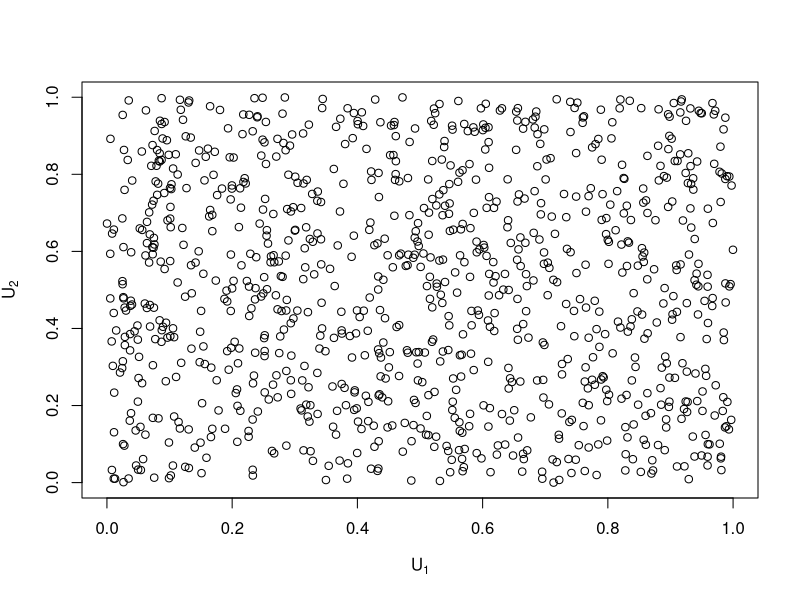
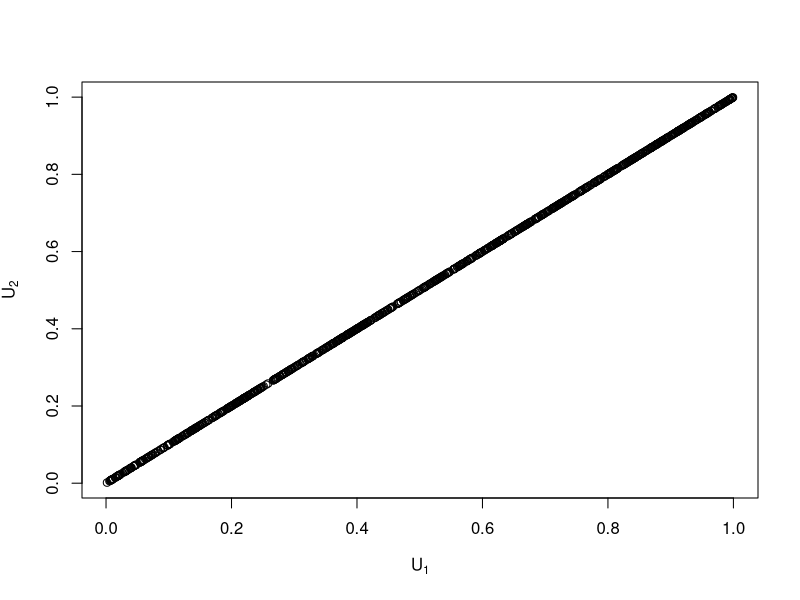
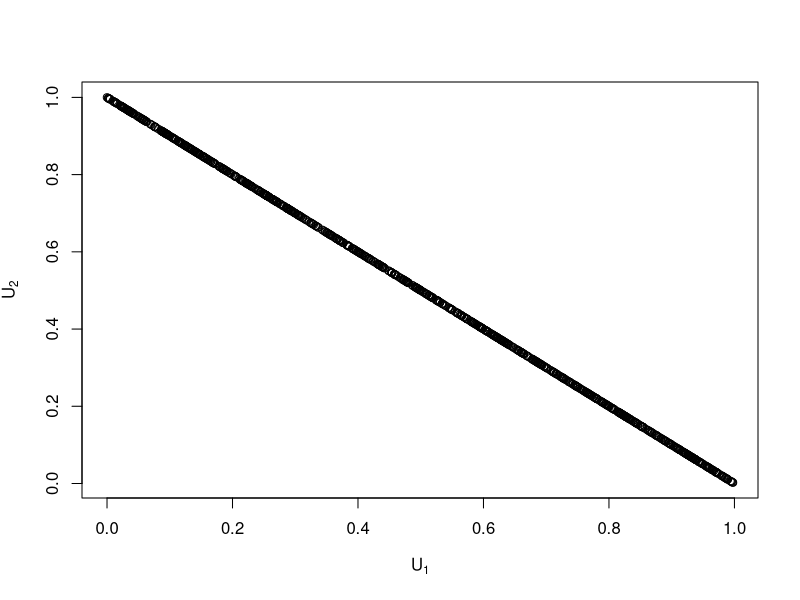
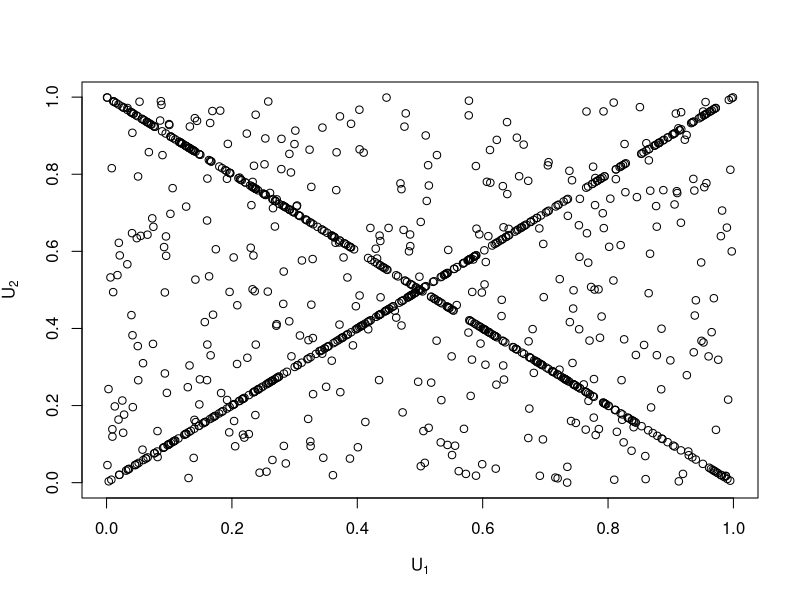
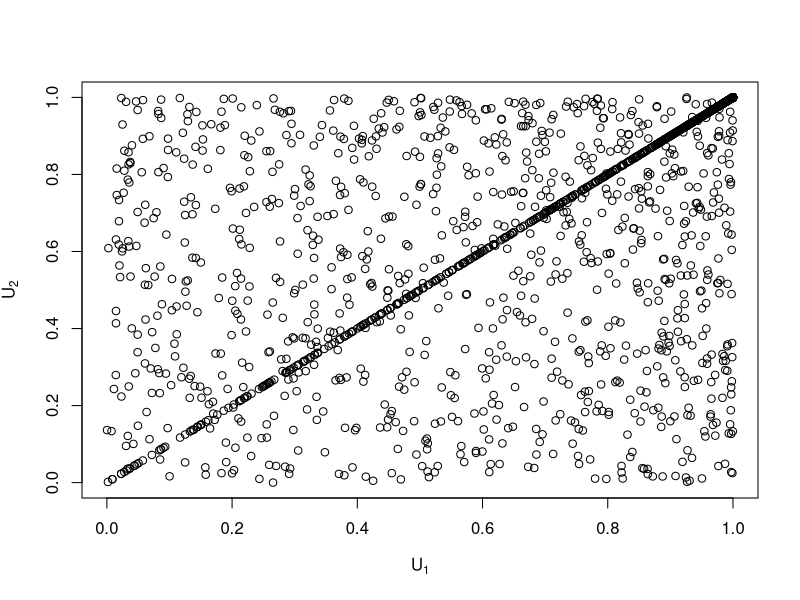
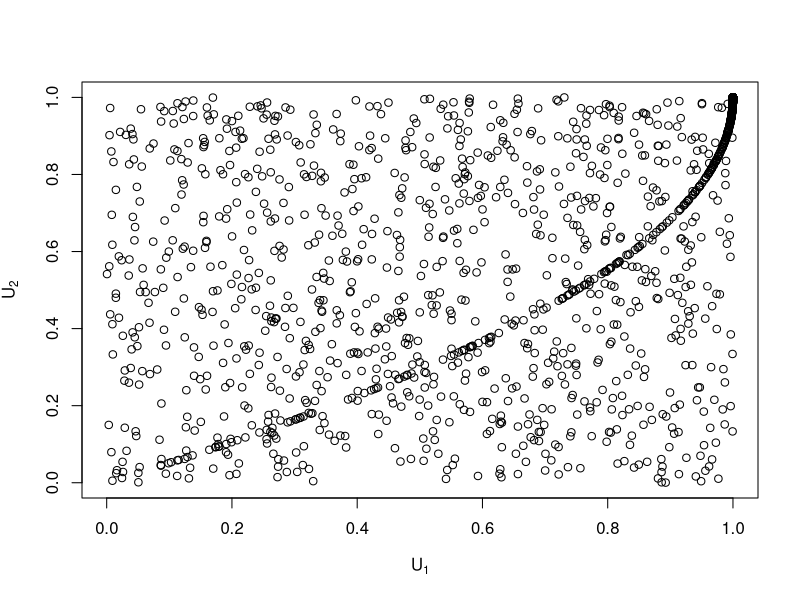
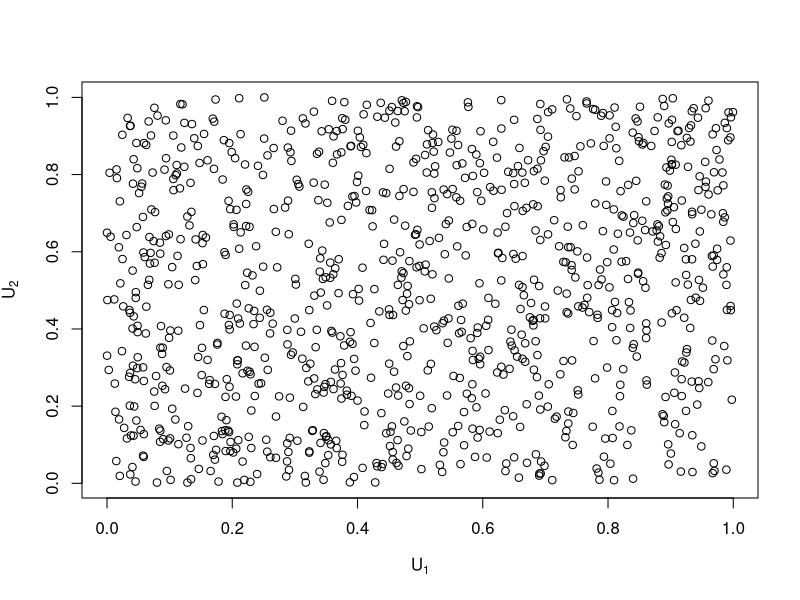
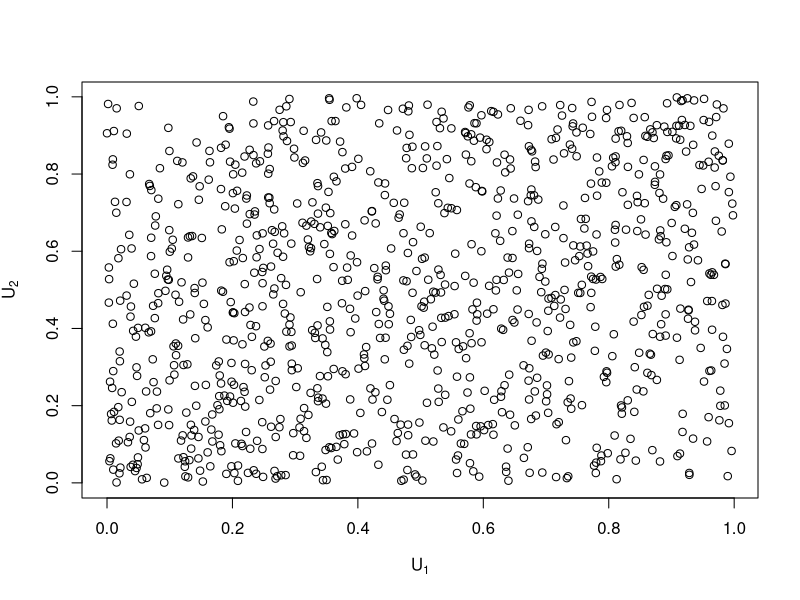

Recreate these plots in R, in order.
## ---- chunk 1
nsim <- 1000
vV <- matrix(runif(2 * nsim), nsim, 2, byrow = T)
plot(vV, xlab = expression(U[1]), ylab = expression(U[2]))
## ---- chunk 2
vV <- matrix(runif(nsim), nsim, 2)
plot(vV, xlab = expression(U[1]), ylab = expression(U[2]))
## ---- chunk 3
C <- function(u1, u2) min(u1, u2)
## ---- chunk 4
vV <- matrix(runif(nsim), nsim, 2)
vV[, 2] <- 1 - vV[,1]
plot(vV, xlab = expression(U[1]), ylab = expression(U[2]))
## ---- chunk 5
C <- function(u1, u2) max(u1 + u2 - 1, 0)
## ---- chunk 6
alphabeta <- c(.3, .3, 1-.3-.3)
vSup <- matrix(runif(nsim), nsim, 2)
vInf <- matrix(runif(nsim), nsim, 2)
vInf[,2]<-1 - vInf[,1]
vInd <- matrix(runif(2 * nsim), nsim, 2, byrow = T)
fb <- sample(c(1, 2, 3), 1000, replace = TRUE, prob = alphabeta)
vV <- matrix(numeric(), nsim, 2)

for(i in 1:nsim) {
  if (fb[i] == 1)
    vV[i, ] <- vInf[i, ]
  else if (fb[i] == 2)
    vV[i, ] <- vSup[i,]
  else vV[i, ] <- vInd[i, ]
}

plot(vV, xlab = expression(U[1]), ylab = expression(U[2]))
## ---- chunk 7
C <- function(u1, u2, alph, bet) (u1 * u2)*(1 - alph - bet) + alph * min(u1, u2) + bet * max(u1 + u2 - 1, 0)
## ---- chunk 8
alph <- 0.2
vV <- matrix(runif(3 * nsim), nsim, 3, byrow = T)
vY <- cbind(qexp(vV[ ,1], alph), sapply(1:2, function(t) qexp(vV[ ,t + 1], 1 - alph)))
vU <- sapply(1:2, function(t) 1-exp(-pmin(vY[ ,c(1, t + 1)])))
plot(vU, xlab = expression(U[1]), ylab = expression(U[2]))
## ---- chunk 9
C <- function(u1, u2) (u1 * u2) ** (1 - alph) * min(u1, u2) ** alph
## ---- chunk 10
alphabeta <- c(0.05, 0.1)
vV <- matrix(runif(3 * nsim), nsim, 3, byrow = T)
vY <- cbind(qexp(vV[ ,1], 1), sapply(1:2, function(t) qexp(vV[ ,t + 1], ((1 - alphabeta[t]) / alphabeta[t]))))
vX <- sapply(1:2, function(t) pmin(vY[ ,1], vY[ ,(t + 1)]))
vU <- sapply(1:2, function(t) 1 - exp(-pmin(vY[ ,c(1, (t + 1))]) / alphabeta[t]))
plot(vU, xlab = expression(U[1]), ylab = expression(U[2]))
## ---- chunk 11
C <- function(u1, u2, alph, bet) min(u1 ** (1 - alph) * u2, u1 * u2 ** (1 - bet))
## ---- chunk 12
alph <- 0.5
vV <- matrix(runif(nsim * 2), nsim, 2, byrow = T)
W1 <- alph * (2 * vV[ ,1] - 1) - 1
W2 <- (1 - alph * (2 * vV[ ,1] - 1)) ** 2 + 4 * alph * vV[ ,2] * (2 * vV[ ,1] - 1)
vU <- cbind(vV[ ,1], 2 * vV[ ,2] / (sqrt(W2) - W1))
plot(vU, xlab = expression(U[1]), ylab = expression(U[2])) 
## ---- chunk 13
C <- function(u1, u2, alph) u1 * u2 + alph * (1 - u1) * (1 - u2) * u1 * u2
## ---- chunk 14
alph <- 0.5
fg2 <- c(0, sapply(1:1000, function(t) alph * (1 - alph) ** (t - 1)))
vTheta <- sample(0:1000, nsim, replace = TRUE, prob = fg2)
vV <- matrix(runif(2 * nsim), nsim, 2)
vW <- sapply(1:2, function(t) -1 / vTheta * log(1 - vV[ ,t]))
vU <- sapply(1:2, function(t) (1 - alph) / (exp(vW[ ,t]) - alph))
plot(vU, xlab = expression(U[1]), ylab = expression(U[2]))
## ---- chunk 15
C <- function(u1, u2, alph) u1 * u2 / (1 - alph * (1 - u1) * (1 - u2))
## ---- chunk 16
alph <- 10

vV <- matrix(runif(nsim * 3), nsim, 3, byrow = T)
vTheta <- qgamma(vV[, 1], 1 / alph, 1)
vY <- sapply(1:2, function(t) qexp(vV[, t + 1], vTheta))
vU <- (1 + vY) ** (-1 / alph)
plot(vU, xlab = expression(U[1]), ylab = expression(U[2]))  
## ---- chunk 17
C <- function(u1, u2, alph) (u1 ** -alph + u2 ** -alph - 1)** -(1 / alph)
## ---- chunk 18
alph <- 20
vV <- matrix(runif(nsim * 2), nsim, 2)
vU <- cbind(vV[ ,1], -1 / alph * log(1 + vV[ ,2] * (exp(-alph) - 1) / (exp(-alph * vV[ ,1]) * (1 - vV[ ,2]) + vV[ ,2])))
plot(vU, xlab = expression(U[1]), ylab = expression(U[2]))
## ---- chunk 19
C <- function(u1, u2, alph) -1 / alph * log(1 + (exp(-alph * u1) - 1) * (exp(-alph * u2) - 1) / (exp(-alph) - 1))
## ---- chunk 20
rstable <- function(n, phi){ 
  # algo de Marceau (2013) page 351 
  R <- runif(n, min = - pi / 2, max = pi / 2) 
  V <- rexp(n, 1) 
  A <- sin(phi * (R + pi / 2)) / cos(R) ** (1 / phi) 
  B <- (cos(phi * pi / 2 + (phi - 1) * R) / V) ** ((1 - phi) / phi) 
  A * B 
} 

alph <- 5
vThet <- rstable(nsim, phi = alph ** -1) 
vV<-matrix(runif(nsim * 2), nsim, 2)
vZ <- qexp(vV, 1)
vU <- exp(- (vZ / vThet) ** (1 / alph)) 
plot(vU, xlab = expression(U[1]), ylab = expression(U[2]))

## ---- chunk 21
C <- function(u1, u2, alph) exp(-((-log(u1) ** alph) + (-log(u2)) ** alph) ** (1 / alph))
## ---- chunk 22
alph<-.8
vV<-MASS::mvrnorm(nsim, c(0, 0), matrix(c(1, alph, alph, 1), 2))
vU<-sapply(1:2, function(t) pnorm(vV[ ,t], 0, 1))
plot(vU, xlab = expression(U[1]), ylab = expression(U[2]))
